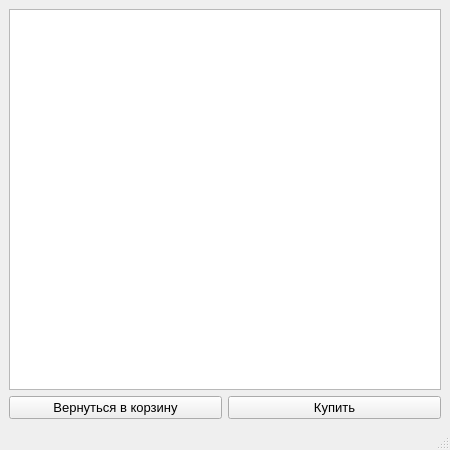
<?xml version="1.0" encoding="UTF-8"?>
<ui version="4.0">
 <class>BucketWindow_</class>
 <widget class="QMainWindow" name="BucketWindow_">
  <property name="geometry">
   <rect>
    <x>0</x>
    <y>0</y>
    <width>450</width>
    <height>450</height>
   </rect>
  </property>
  <property name="windowTitle">
   <string>MainWindow</string>
  </property>
  <widget class="QWidget" name="centralwidget">
   <layout class="QGridLayout" name="gridLayout_2">
    <item row="0" column="0">
     <layout class="QHBoxLayout" name="horizontalLayout"/>
    </item>
    <item row="1" column="0">
     <widget class="QPlainTextEdit" name="bill_plainTextEdit">
      <property name="font">
       <font>
        <pointsize>14</pointsize>
       </font>
      </property>
      <property name="readOnly">
       <bool>true</bool>
      </property>
      <property name="plainText">
       <string/>
      </property>
     </widget>
    </item>
    <item row="2" column="0">
     <layout class="QGridLayout" name="gridLayout">
      <item row="0" column="0">
       <widget class="QPushButton" name="return_pushButton">
        <property name="font">
         <font>
          <pointsize>10</pointsize>
         </font>
        </property>
        <property name="text">
         <string>Вернуться в корзину</string>
        </property>
       </widget>
      </item>
      <item row="0" column="1">
       <widget class="QPushButton" name="buy_pushButton">
        <property name="font">
         <font>
          <pointsize>10</pointsize>
         </font>
        </property>
        <property name="text">
         <string>Купить</string>
        </property>
       </widget>
      </item>
     </layout>
    </item>
   </layout>
  </widget>
  <widget class="QMenuBar" name="menubar">
   <property name="geometry">
    <rect>
     <x>0</x>
     <y>0</y>
     <width>450</width>
     <height>26</height>
    </rect>
   </property>
  </widget>
  <widget class="QStatusBar" name="statusbar"/>
 </widget>
 <resources/>
 <connections/>
</ui>
